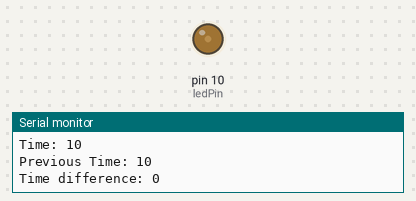
This sketch was run on a simulated Arduino Uno, built with avr-gcc and run on an emulated ATmega328P. Parts: output pins drawn as LEDs (lit = HIGH), the last lines printed to the serial monitor.

Above: at 0.05 s.
At 0.15 s:
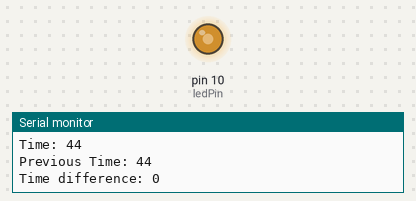
At 0.3 s:
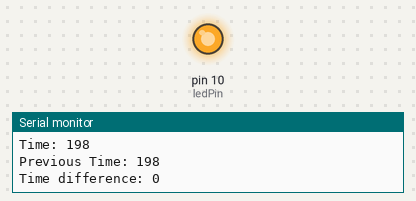
At 0.55 s:
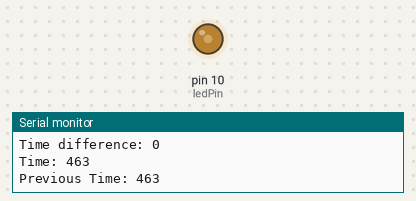
Timing chart, 0 to 3.0 s (numbered marks = the images above):
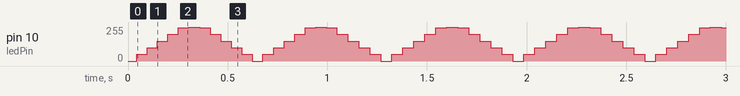

The sketch:

Fadingwithoutdelayexp2.ino
```cpp
const int ledPin = 10; //or pin #13
int ledState = LOW;
unsigned long previousMillis = 0;
const long interval = 10;
int brightness = 0;
int fade = 50;

void setup(){
  pinMode(ledPin, OUTPUT);
  Serial.begin(9600);
}

void loop(){

  unsigned long currentMillis = millis();

  if (currentMillis - previousMillis >= interval){
    previousMillis = currentMillis;
    Serial.print("Time: ");
    Serial.println(currentMillis);
    Serial.print("Previous Time: ");
    Serial.println(previousMillis);
    Serial.print("Time difference: ");
    Serial.println(currentMillis - previousMillis);
    analogWrite(ledPin, brightness);
    brightness = brightness + fade;
    if (brightness <= 0 || brightness >= 255){
      fade = - fade;
    }
  }

}
```

Measured:
- by itself, pin 10 (ledPin): repeats every 0.63 s: 100/255 0.05 s, 150/255 0.05 s, 200/255 0.05 s, 250/255 0.05 s, 255/255 0.05 s, 250/255 0.05 s, 200/255 0.05 s, 150/255 0.05 s, 100/255 0.05 s, 50/255 0.05 s, 0/255 0.05 s, 50/255 0.05 s
